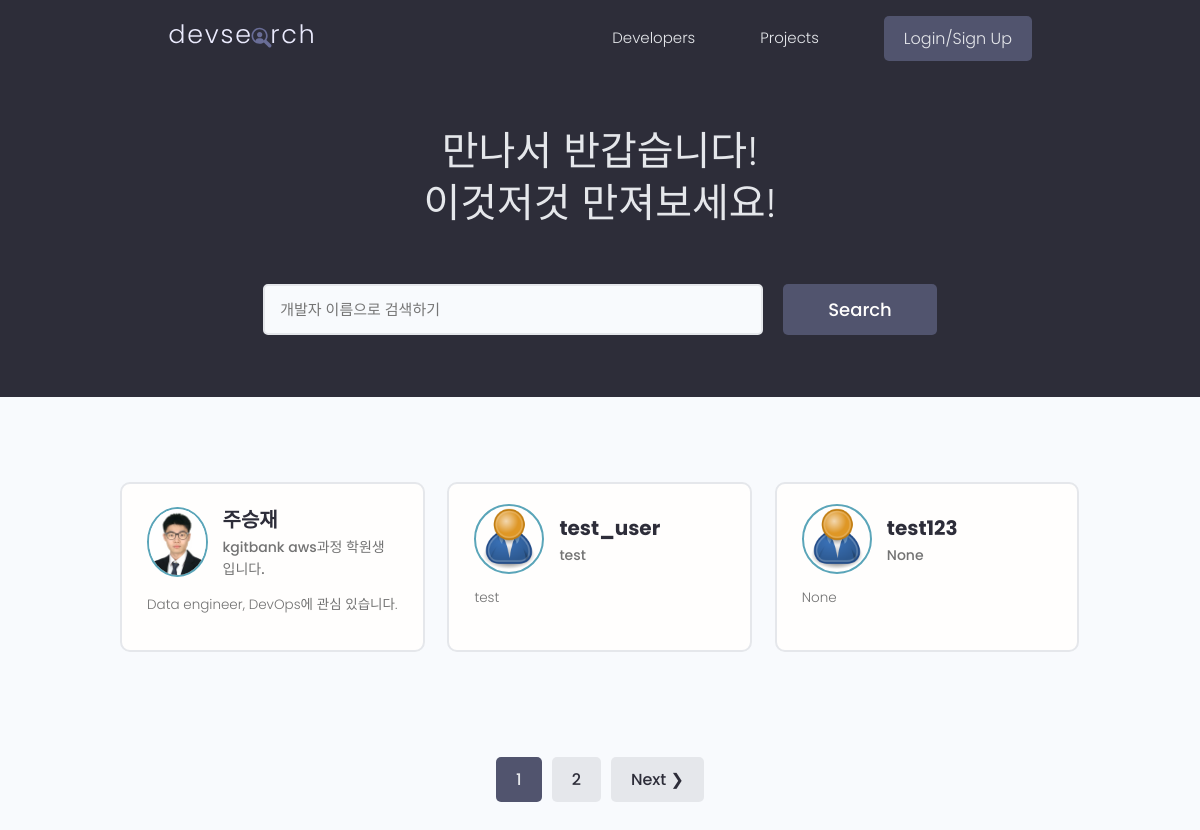
The page / on the database its author committed.
### users/models.py (models this page shows, shortened)
class Profile(models.Model):
    user = models.OneToOneField(
        User, on_delete=models.CASCADE, null=True, blank=True)
    name = models.CharField(max_length=200, blank=True, null=True)
    email = models.EmailField(max_length=500, blank=True, null=True)
    username = models.CharField(max_length=200, blank=True, null=True)
    location = models.CharField(max_length=200, blank=True, null=True)
    short_intro = models.CharField(max_length=200, blank=True, null=True)
    bio = models.TextField(blank=True, null=True)
    profile_image = models.ImageField(
        null=True, blank=True, upload_to='profiles/', default="profiles/user-default.png")
    social_github = models.CharField(max_length=200, blank=True, null=True)
    social_twitter = models.CharField(max_length=200, blank=True, null=True)
    social_linkedin = models.CharField(max_length=200, blank=True, null=True)
    social_youtube = models.CharField(max_length=200, blank=True, null=True)
    social_website = models.CharField(max_length=200, blank=True, null=True)
    created = models.DateTimeField(auto_now_add=True)
    id = models.UUIDField(default=uuid.uuid4, unique=True,
                          primary_key=True, editable=False)
    class Meta:
        ordering = ['created']
    @property
    def imageURL(self):
        try:
            url = self.profile_image.url
        except:
            url = ''
        return url

### users/views.py (the view)
# urls.py: path('', views.profiles, name="profiles"),
def profiles(request):
    profiles, search_query = searchProfiles(request)
    custom_range, profiles = paginateProfiles(request, profiles, 3)
    context = {'profiles': profiles, 'search_query': search_query,
               'custom_range': custom_range}
    return render(request, 'users/profiles.html', context)

### users/utils.py (called while the page is built)
def paginateProfiles(request, profiles, results):
    page = request.GET.get('page')
    paginator = Paginator(profiles, results)
    try:
        profiles = paginator.page(page)
    except PageNotAnInteger:
        page = 1
        profiles = paginator.page(page)
    except EmptyPage:
        page = paginator.num_pages
        profiles = paginator.page(page)
    leftIndex = (int(page) - 4)
    if leftIndex < 1:
        leftIndex = 1
    rightIndex = (int(page) + 5)
    if rightIndex > paginator.num_pages:
        rightIndex = paginator.num_pages + 1
    custom_range = range(leftIndex, rightIndex)
    return custom_range, profiles

def searchProfiles(request):
    search_query = ''
    if request.GET.get('search_query'):
        search_query = request.GET.get('search_query')
    skills = Skill.objects.filter(name__icontains=search_query)
    profiles = Profile.objects.distinct().filter(
        Q(name__icontains=search_query) |
        Q(short_intro__icontains=search_query) |
        Q(skill__in=skills)
    )
    return profiles, search_query

### users/templates/users/profiles.html (shortened to what this page needs)
{% extends 'main.html' %}
{% block content %}
<main class="home">
    <section class="hero-section text-center">
        <div class="container container--narrow">
            <div class="hero-section__box">
                <h2>만나서 반갑습니다!</h2>
                <h2>이것저것 만져보세요!</h2>
            </div>
            <div class="hero-section__search">
                <form id="searchForm" class="form" action="{% url 'profiles' %}" method="get">
                    <div class="form__field">
                        <input class="input input--text" id="formInput#search" type="text" name="search_query"
                            value="{{search_query}}" placeholder="개발자 이름으로 검색하기" />
                    </div>
                    <input class="btn btn--sub btn--lg" type="submit" value="Search" />
                </form>
            </div>
        </div>
    </section>
    <section class="devlist">
        <div class="container">
            <div class="grid grid--three">
                {% for profile in profiles %}
                <div class="column card">
                    <div class="dev">
                        <a href="{% url 'user-profile' profile.id %}" class="card__body">
                            <div class="dev__profile">
                                <img class="avatar avatar--md" src="{{ profile.imageURL }}" alt="image" />
                                <div class="dev__meta">
                                    <h3>{{profile.name}}</h3>
                                    <h5>{{profile.short_intro|slice:"60"}}</h5>
                                </div>
                            </div>
                            <p class="dev__info">{{profile.bio|slice:"150"}}</p>
                        </a>
                    </div>
                </div>
                {% endfor %}
            </div>
        </div>
    </section>
    {% include 'pagination.html' with queryset=profiles custom_range=custom_range %}
</main>
{% endblock content %}

### static/styles/app.css (style rules this page uses)
:root { --color-sub: #2d2d39; }
.btn--sub { background-color: var(--color-sub-light); }
.card { border: 2px solid var(--color-light); }
img { width: 100%; }
.hero-section { height: 40vh; display: flex; align-items: center; background-color: var(--color-sub); }
.hero-section__box { margin-bottom: 4rem; }
.hero-section__box > h2, .hero-section__box > h2 > span { font-size: 4rem; color: var(--color-light); line-height: 1.3; text-transform: uppercase; }
.hero-section__box > h2 { font-weight: 300; }
.hero-section__search > .form { display: flex; align-items: center; justify-content: center; gap: 2rem; }
.hero-section__search > .form input.input--text { width: 50rem; }
.devlist { margin-top: 8rem; }
.devlist .grid { align-items: stretch; }
.devlist .dev .dev__profile { display: flex; align-items: center; gap: 1.5rem; }
.devlist .dev .dev__meta h3 { color: var(--color-sub); font-size: 2rem; font-weight: 700; }
.devlist .dev .dev__meta h5 { color: var(--color-text); font-size: 1.4rem; font-weight: 500; }
.devlist .dev .dev__info { margin: 1.5rem 0; font-size: 1.35rem; line-height: 1.4; text-align: justify; }

### static/uikit/styles/modules/_variables.css (style rules this page uses)
:root { --color-main: #5aa5b9; --color-main-light: #e6faff; --color-sub: #3f4156; --color-sub-light: #51546e; --color-sub-lighter: #ededfd; --color-text: #737373; --color-gray: #8b8b8b; --color-light: #e5e7eb; --color-light-gray: #767676; --color-bg: #f8fafd; --color-white: #fffefd; --color-white-light: #f3f3f3; --color-success: #359e64; --color-success-bg: #def8e8; --color-error: #fc4b0b; --color-error-bg: #fff2ee; --font-base: 'Poppins', arial, helvetica, 'Segoe UI', roboto, ubuntu, sans-serif; --font-monospace: 'Fira Code', 'Courier New', courier, monospace; --font-regular: 300; --font-medium: 500; --font-bold: 700; --generic-shadow: 1px 1px 5px #00000010; --generic-transition: all 0.3s ease-in-out; }

### static/uikit/styles/modules/_base.css (style rules this page uses)
* { margin: 0; padding: 0; box-sizing: border-box; text-rendering: optimizeLegibility; color: inherit; font-size: inherit; }
html { font-size: 50%; }
@media only screen and (min-width: 480px) { html { font-size: 56.25%; } }
@media only screen and (min-width: 1200px) { html { font-size: 62.5%; } }
body { line-height: 1.6; font-weight: 400; font-size: 1.5rem; color: var(--color-text); background-color: var(--color-bg); min-height: 100vh; }

### static/uikit/styles/modules/_typography.css (style rules this page uses)
* { font-family: var(--font-base); }
h2 { font-size: 3.6rem; font-weight: var(--font-bold); }
h3 { font-size: 3.2rem; font-weight: var(--font-medium); }
h5 { font-size: 2.4rem; font-weight: var(--font-medium); }
h5, h6 { font-weight: var(--font-regular); }
p, span, strong { font-size: 1.6rem; color: var(--color-text); font-weight: var(--font-regular); }
a { padding-bottom: 2px; text-decoration: none; display: inline-block; color: var(--color-main); font-weight: var(--font-medium); }

### static/uikit/styles/modules/_utilities.css (style rules this page uses)
.container { width: 92%; max-width: 165rem; margin: 0 auto; box-sizing: border-box; }
.container--narrow { width: 92%; max-width: 120rem; }
@media screen and (min-width: 1000px) { .container { width: 90%; } }
@media screen and (min-width: 1000px) { .container--narrow { width: 85%; } }
@media screen and (min-width: 1200px) { .container { width: 80%; } }
@media screen and (min-width: 1200px) { .container--narrow { width: 72%; } }
.text-center { text-align: center; }

### static/uikit/styles/modules/_avatar.css (style rules this page uses)
.avatar { border-radius: 50%; border: 2px solid var(--color-main); object-fit: cover; }
.avatar--md { height: 7rem; width: 7rem; }

### static/uikit/styles/modules/_button.css (style rules this page uses)
.btn { display: inline-block; position: relative; cursor: pointer; background-color: var(--color-light); font-weight: var(--font-medium); color: var(--color-sub); text-decoration: none; padding: 1rem 2rem; border-radius: 0.5rem; border: none; width: -webkit-fit-content; width: -moz-fit-content; width: fit-content; height: -webkit-fit-content; height: -moz-fit-content; height: fit-content; font-size: 1.6rem; outline-width: 0; outline-color: transparent; -webkit-backface-visibility: hidden; backface-visibility: hidden; transition: all 0.3s ease-in-out; }
.btn--sub { background-color: var(--color-sub); color: var(--color-white); }
.btn--lg { font-size: 1.8rem; padding: 1.2rem 4.5rem; }

### static/uikit/styles/modules/_card.css (style rules this page uses)
.card { border-radius: 1rem; background-color: var(--color-white); border: 1.5px solid var(--color-light); width: auto; height: auto; margin-top: 0.5rem; margin-bottom: 0.5rem; overflow: hidden; }
.card__body, .card__header { padding: 2rem 2.5rem; }

### rows shown on the page
Profile: imageURL (picture), name "주승재", short_intro "kgitbank aws과정 학원생입니다.", bio "Data engineer, DevOps에 관심 있습니다."
Profile: imageURL (placeholder picture), name "test_user", short_intro "test", bio "test"
Profile: imageURL (placeholder picture), name "test123", short_intro "None", bio "None"

### other values the page prints
{{ page }} "1"
{{ page }} "2"
